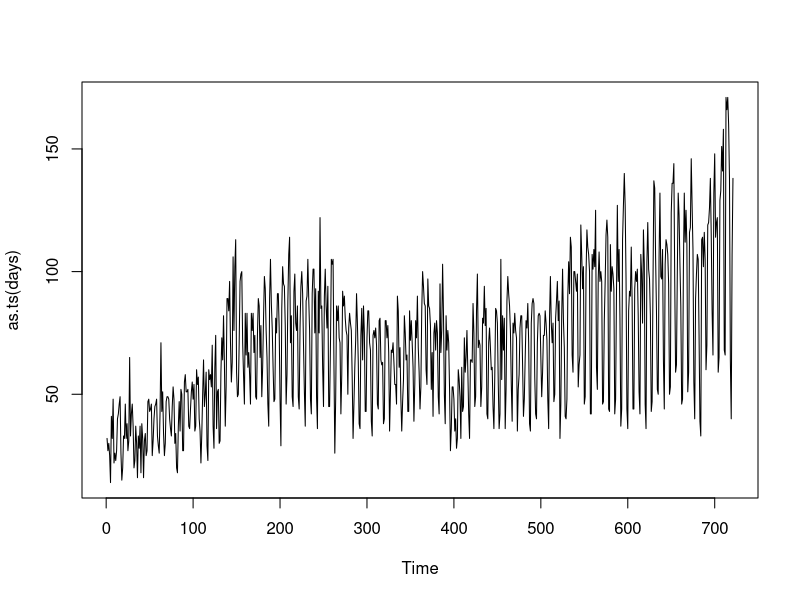

This figure's R source:
setwd('/Users/ethen/Desktop/time_decompose')



# number of page view per days over a period of 103 weeks (almost 2 years)
library(data.table)
web_data <- fread('webTraffic.csv')


set.seed(4)
data <- read.csv("webTraffic.csv", sep = ",", header = T)
days <- as.numeric(web_data$Visite)
plot(as.ts(days))
for (i in 1:45) {
 pos = floor(runif(1, 1, 50))
 days[i*15+pos] = days[i*15+pos]^1.2
}
days[510+pos] = 0
